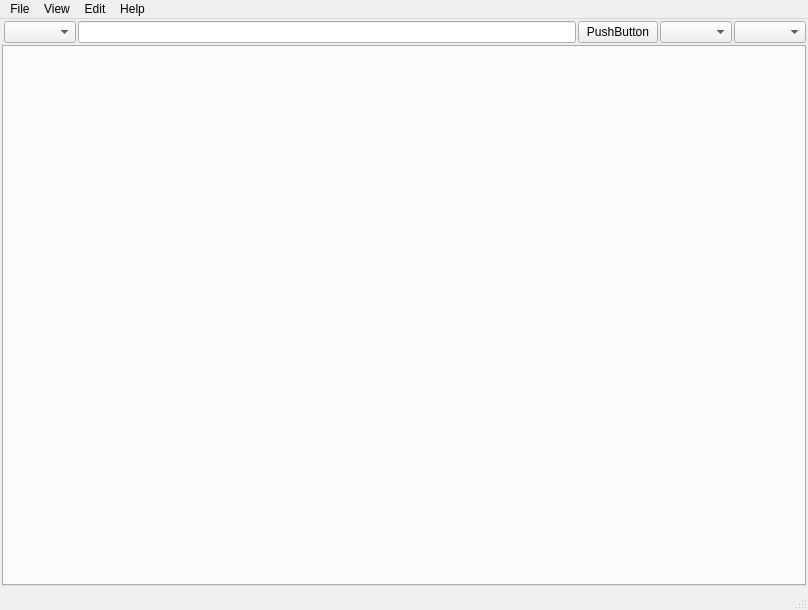
<?xml version="1.0" encoding="UTF-8"?>
<ui version="4.0">
 <class>MainWindow</class>
 <widget class="QMainWindow" name="MainWindow">
  <property name="geometry">
   <rect>
    <x>0</x>
    <y>0</y>
    <width>808</width>
    <height>610</height>
   </rect>
  </property>
  <property name="windowTitle">
   <string>MainWindow</string>
  </property>
  <property name="unifiedTitleAndToolBarOnMac">
   <bool>true</bool>
  </property>
  <widget class="QWidget" name="centralwidget">
   <layout class="QGridLayout" name="gridLayout">
    <item row="0" column="4">
     <widget class="QPushButton" name="refreshButton">
      <property name="text">
       <string>PushButton</string>
      </property>
     </widget>
    </item>
    <item row="0" column="5">
     <widget class="QComboBox" name="regionSelect"/>
    </item>
    <item row="1" column="1" colspan="6">
     <widget class="QTabWidget" name="tabWidget">
      <property name="tabsClosable">
       <bool>true</bool>
      </property>
      <property name="movable">
       <bool>true</bool>
      </property>
      <property name="tabBarAutoHide">
       <bool>false</bool>
      </property>
     </widget>
    </item>
    <item row="0" column="3">
     <widget class="QLineEdit" name="searchEdit"/>
    </item>
    <item row="0" column="6">
     <widget class="QComboBox" name="credsSelect"/>
    </item>
    <item row="0" column="2">
     <widget class="QComboBox" name="serviceSelect"/>
    </item>
   </layout>
  </widget>
  <widget class="QMenuBar" name="menubar">
   <property name="geometry">
    <rect>
     <x>0</x>
     <y>0</y>
     <width>808</width>
     <height>22</height>
    </rect>
   </property>
   <widget class="QMenu" name="menuFile">
    <property name="title">
     <string>File</string>
    </property>
    <addaction name="actionSettings"/>
    <addaction name="separator"/>
    <addaction name="actionQuit"/>
   </widget>
   <widget class="QMenu" name="menuView">
    <property name="title">
     <string>View</string>
    </property>
    <addaction name="actionConfigureColumns"/>
   </widget>
   <widget class="QMenu" name="menuHelp">
    <property name="title">
     <string>Help</string>
    </property>
    <addaction name="actionManual"/>
    <addaction name="actionAbout"/>
   </widget>
   <widget class="QMenu" name="menuEdit">
    <property name="title">
     <string>Edit</string>
    </property>
   </widget>
   <addaction name="menuFile"/>
   <addaction name="menuView"/>
   <addaction name="menuEdit"/>
   <addaction name="menuHelp"/>
  </widget>
  <widget class="QStatusBar" name="statusbar"/>
  <action name="actionConfigureColumns">
   <property name="text">
    <string>Configure columns</string>
   </property>
  </action>
  <action name="actionQuit">
   <property name="text">
    <string>Quit</string>
   </property>
  </action>
  <action name="actionManual">
   <property name="text">
    <string>Manual</string>
   </property>
  </action>
  <action name="actionAbout">
   <property name="text">
    <string>About</string>
   </property>
  </action>
  <action name="actionSettings">
   <property name="text">
    <string>Settings</string>
   </property>
  </action>
 </widget>
 <layoutdefault spacing="2" margin="2"/>
 <resources/>
 <connections/>
</ui>
